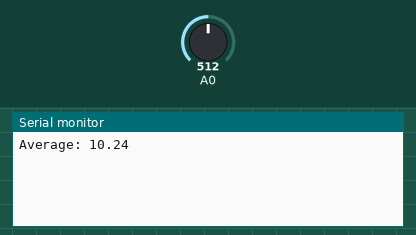
Simulated run of this sketch. Board: Arduino Uno, built with avr-gcc and run on an emulated ATmega328P. Shown: the last lines printed to the serial monitor. The test bench sets the inputs (shaded band); at power-on: A0 = 512.

Above: at 1.2 s.
1.3 s: A0 set to 716
At 2.5 s:
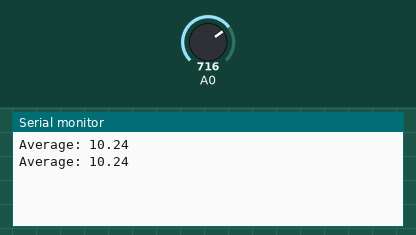
5.7 s: A0 set to 900
At 6.8 s:
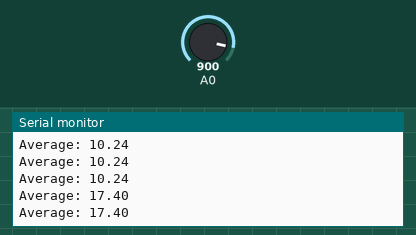
Timing chart, 0 to 8.7 s (numbered marks = the images above; inputs shaded):
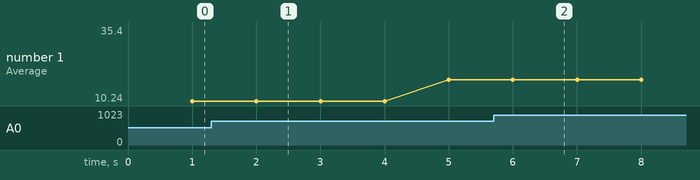

Measured:
- plotted number 1: 10.24 → 17.4 after the input at 1.3 s, 17.4 → 35.4 after the input at 5.7 s

The sketch:

interrupt_driven_435.ino
```cpp
// snippet: interrupt_driven_435
// tags: avr/io, avr/interrupt
// boards: avr, romi32u4
// library: avr/io, avr/interrupt
// description: Use Timer1 Compare Match A interrupt to sample analogRead(A0) every 10 ms precisely
// prompts: timer1, compare, match, interrupt, sample, analogread(a0)
// verified: compile-only
// source: kd-generated (id 435)
// exact-include: avr/io.h, avr/interrupt.h

#include <avr/io.h>
#include <avr/interrupt.h>

#define BUFFER_SIZE 100
float buffer[BUFFER_SIZE];
int index = 0;
volatile bool bufferFull = false;
volatile bool sampleReady = false;  // Flag to indicate sample is ready

void setup() {
  Serial.begin(115200);

  // Initialize Timer1
  TCCR1A = 0;  // Normal mode
  TCCR1B = (1 << CS12) | (1 << CS10);  // Prescaler 1024
  OCR1A = 249;  // 16MHz / 1024 / 250 = 62.5 Hz (10 ms period)
  TIMSK1 |= (1 << OCIE1A);  // Enable Compare Match A interrupt

  // Enable global interrupts
  sei();
}

void loop() {
  static unsigned long lastPrintTime = 0;
  unsigned long now = millis();

  // Read analog value in main loop, not in ISR
  // This avoids blocking the ISR for ~100us while analogRead completes
  if (sampleReady) {
    noInterrupts();
    buffer[index] = analogRead(A0);
    index = (index + 1) % BUFFER_SIZE;
    if (index == 0) {
      bufferFull = true;
    }
    sampleReady = false;
    interrupts();
  }

  if (now - lastPrintTime >= 1000) {
    lastPrintTime = now;

    float sum = 0.0;
    for (int i = 0; i < BUFFER_SIZE; i++) {
      sum += buffer[i];
    }

    float average = sum / BUFFER_SIZE;
    Serial.print("Average: ");
    Serial.println(average, 2);
  }
}

// Timer1 Compare Match A interrupt service routine
// Note: This ISR only sets a flag - analogRead is done in loop() to avoid blocking
ISR(TIMER1_COMPA_vect) {
  sampleReady = true;  // Signal main loop to take a sample
}
```
